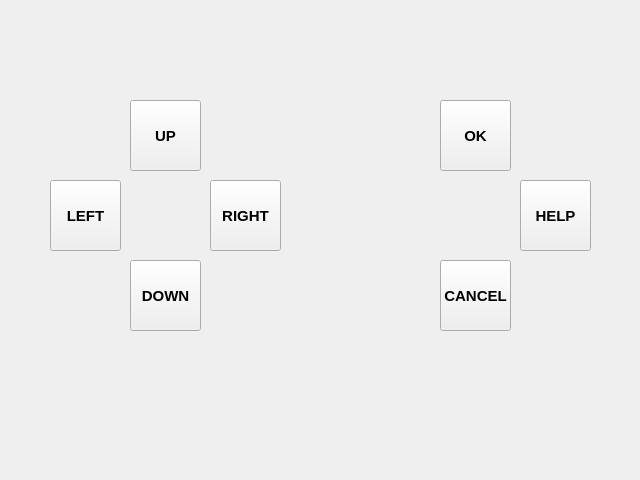
<?xml version="1.0" encoding="UTF-8"?>
<ui version="4.0">
 <class>testkyped</class>
 <widget class="QDialog" name="testkyped">
  <property name="geometry">
   <rect>
    <x>0</x>
    <y>0</y>
    <width>640</width>
    <height>480</height>
   </rect>
  </property>
  <property name="windowTitle">
   <string>Dialog</string>
  </property>
  <widget class="QPushButton" name="UP">
   <property name="geometry">
    <rect>
     <x>130</x>
     <y>100</y>
     <width>71</width>
     <height>71</height>
    </rect>
   </property>
   <property name="font">
    <font>
     <pointsize>11</pointsize>
     <weight>75</weight>
     <bold>true</bold>
    </font>
   </property>
   <property name="focusPolicy">
    <enum>Qt::NoFocus</enum>
   </property>
   <property name="styleSheet">
    <string notr="true"/>
   </property>
   <property name="text">
    <string>UP</string>
   </property>
  </widget>
  <widget class="QPushButton" name="LEFT">
   <property name="geometry">
    <rect>
     <x>50</x>
     <y>180</y>
     <width>71</width>
     <height>71</height>
    </rect>
   </property>
   <property name="font">
    <font>
     <pointsize>11</pointsize>
     <weight>75</weight>
     <bold>true</bold>
    </font>
   </property>
   <property name="focusPolicy">
    <enum>Qt::NoFocus</enum>
   </property>
   <property name="text">
    <string>LEFT</string>
   </property>
  </widget>
  <widget class="QPushButton" name="RIGHT">
   <property name="geometry">
    <rect>
     <x>210</x>
     <y>180</y>
     <width>71</width>
     <height>71</height>
    </rect>
   </property>
   <property name="font">
    <font>
     <pointsize>11</pointsize>
     <weight>75</weight>
     <bold>true</bold>
    </font>
   </property>
   <property name="focusPolicy">
    <enum>Qt::NoFocus</enum>
   </property>
   <property name="text">
    <string>RIGHT</string>
   </property>
  </widget>
  <widget class="QPushButton" name="DOWN">
   <property name="geometry">
    <rect>
     <x>130</x>
     <y>260</y>
     <width>71</width>
     <height>71</height>
    </rect>
   </property>
   <property name="font">
    <font>
     <pointsize>11</pointsize>
     <weight>75</weight>
     <bold>true</bold>
    </font>
   </property>
   <property name="focusPolicy">
    <enum>Qt::NoFocus</enum>
   </property>
   <property name="text">
    <string>DOWN</string>
   </property>
  </widget>
  <widget class="QPushButton" name="OKK">
   <property name="geometry">
    <rect>
     <x>440</x>
     <y>100</y>
     <width>71</width>
     <height>71</height>
    </rect>
   </property>
   <property name="font">
    <font>
     <pointsize>11</pointsize>
     <weight>75</weight>
     <bold>true</bold>
    </font>
   </property>
   <property name="focusPolicy">
    <enum>Qt::NoFocus</enum>
   </property>
   <property name="text">
    <string>OK</string>
   </property>
  </widget>
  <widget class="QPushButton" name="CANCEL">
   <property name="geometry">
    <rect>
     <x>440</x>
     <y>260</y>
     <width>71</width>
     <height>71</height>
    </rect>
   </property>
   <property name="font">
    <font>
     <pointsize>11</pointsize>
     <weight>75</weight>
     <bold>true</bold>
    </font>
   </property>
   <property name="focusPolicy">
    <enum>Qt::NoFocus</enum>
   </property>
   <property name="text">
    <string>CANCEL</string>
   </property>
  </widget>
  <widget class="QPushButton" name="HELP">
   <property name="geometry">
    <rect>
     <x>520</x>
     <y>180</y>
     <width>71</width>
     <height>71</height>
    </rect>
   </property>
   <property name="font">
    <font>
     <pointsize>11</pointsize>
     <weight>75</weight>
     <bold>true</bold>
    </font>
   </property>
   <property name="focusPolicy">
    <enum>Qt::NoFocus</enum>
   </property>
   <property name="text">
    <string>HELP</string>
   </property>
  </widget>
 </widget>
 <resources/>
 <connections/>
</ui>
